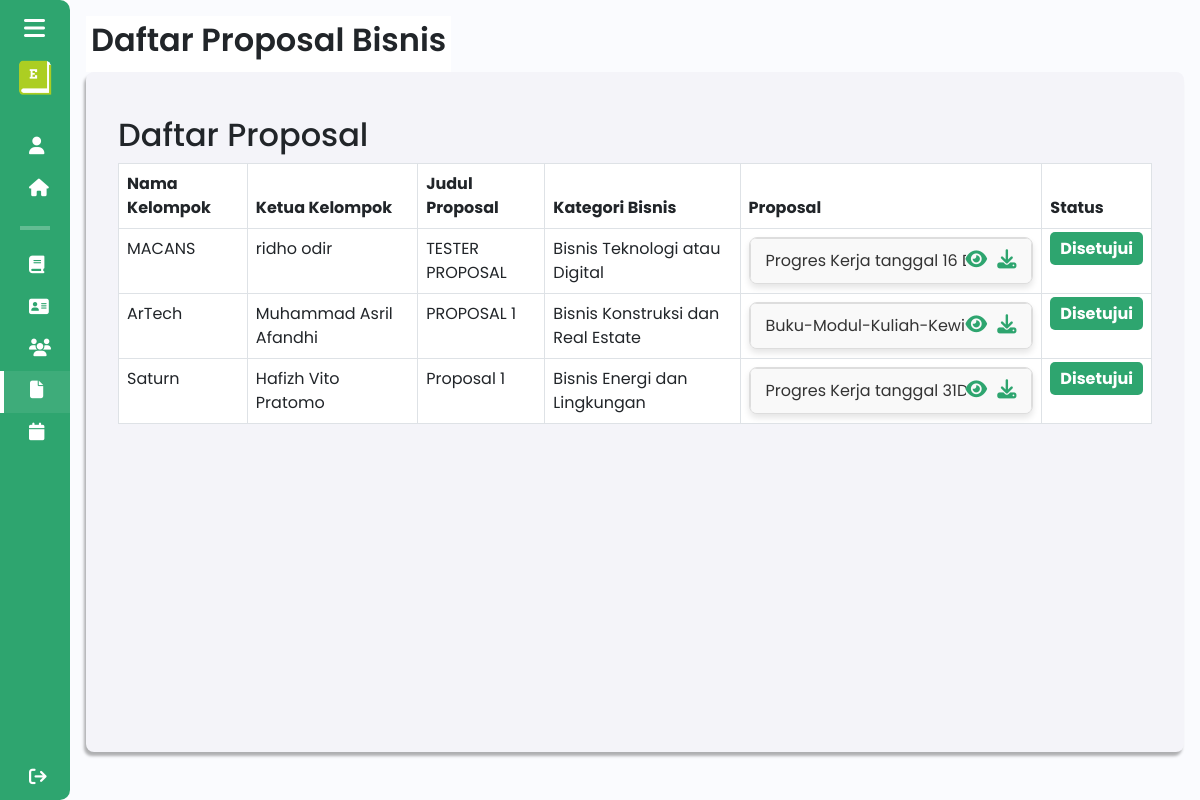
Before: /admin/daftar_penuh_proposal (signed in) with the older database file.
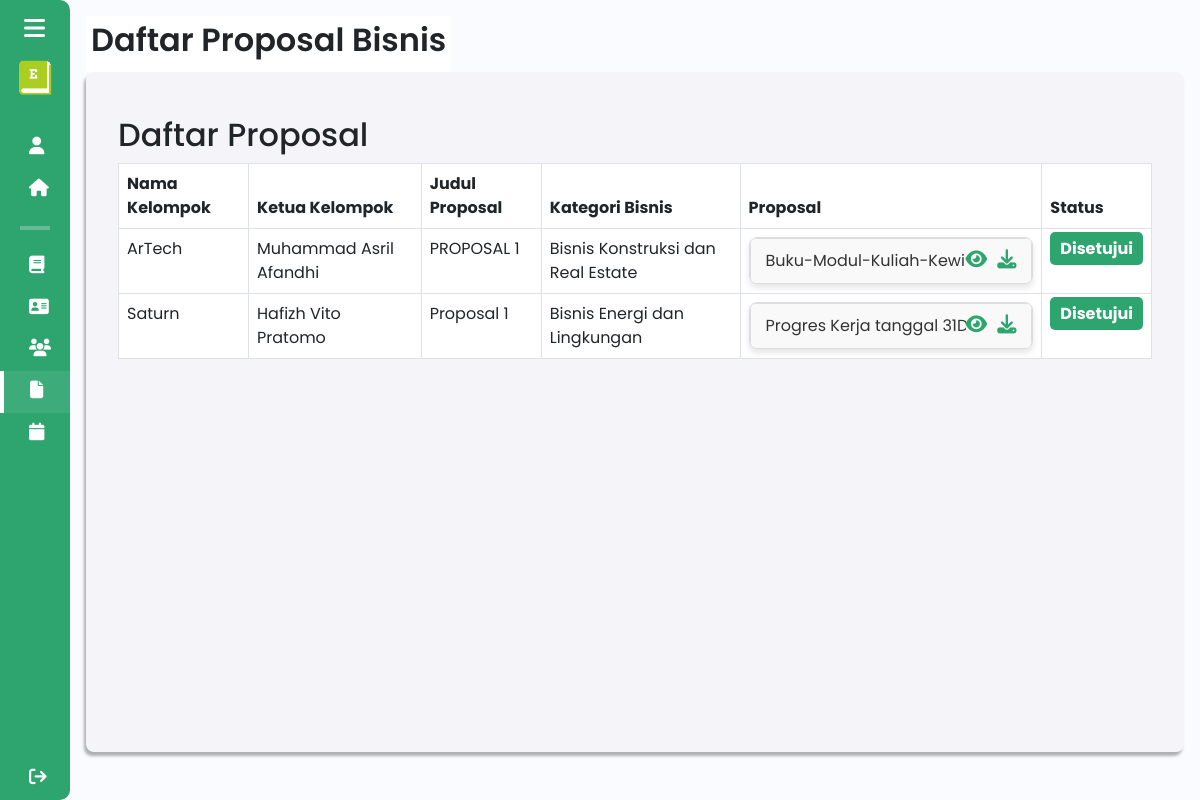
After: the same page with the newer database file.
### tables this page shows
CREATE TABLE `proposal_bisnis` (
  `id` int(11) NOT NULL,
  `judul_proposal` varchar(255) NOT NULL,
  `tahapan_bisnis` varchar(25) NOT NULL,
  `sdg` text NOT NULL,
  `kategori` varchar(255) DEFAULT NULL,
  `other_category` varchar(255) DEFAULT NULL,
  `proposal_pdf` varchar(255) NOT NULL,
  `kelompok_id` int(11) NOT NULL,
  `status` enum('menunggu','ditolak','disetujui') DEFAULT 'menunggu',
  `ide_bisnis` varchar(255) DEFAULT NULL,
  `feedback` varchar(2000) DEFAULT NULL,
  `anggaran` int(11) DEFAULT NULL
);

CREATE TABLE `kelompok_bisnis` (
  `id_kelompok` int(11) NOT NULL,
  `npm_ketua` varchar(20) DEFAULT NULL,
  `nama_kelompok` varchar(50) DEFAULT NULL,
  `nama_bisnis` varchar(50) DEFAULT NULL,
  `logo_bisnis` varchar(255) DEFAULT NULL,
  `tahun_akademik_id` int(11) DEFAULT NULL,
  `kategori_bisnis` varchar(255) DEFAULT NULL,
  `sdg` varchar(255) DEFAULT NULL,
  `ide_bisnis` varchar(255) DEFAULT NULL,
  `id_mentor` int(11) DEFAULT NULL,
  `status_inkubasi` enum('direkomendasikan','disetujui','ditolak','masuk','tidak masuk') DEFAULT NULL,
  `status_kelompok_bisnis` enum('aktif','tidak aktif') DEFAULT 'aktif'
);

CREATE TABLE `mahasiswa` (
  `id` int(11) NOT NULL,
  `user_id` int(11) NOT NULL,
  `nama` varchar(100) NOT NULL,
  `npm` varchar(15) NOT NULL,
  `program_studi` varchar(100) NOT NULL,
  `email` varchar(100) DEFAULT NULL,
  `contact` varchar(15) DEFAULT NULL,
  `fakultas` varchar(100) DEFAULT NULL,
  `id_kelompok` int(11) DEFAULT NULL,
  `alamat` varchar(255) DEFAULT NULL
);

### components/pages/admin/daftar_penuh_proposal.php (the view, shortened to what the changed rows need)
<?php
include $_SERVER['DOCUMENT_ROOT'] . '/Entree/config/db_connection.php';
$query = "
    SELECT
    k.nama_kelompok,
    m.nama AS ketua_kelompok, -- Ambil nama ketua kelompok dari tabel mahasiswa
    p.judul_proposal,
    p.ide_bisnis,
    p.tahapan_bisnis,
    p.sdg,
    p.kategori,
    p.other_category,
    p.proposal_pdf,
    p.status
FROM
    proposal_bisnis p
JOIN
    kelompok_bisnis k
ON
    p.kelompok_id = k.id_kelompok
LEFT JOIN
    mahasiswa m
ON
    k.npm_ketua = m.npm -- Hubungkan berdasarkan NPM
";
$result = mysqli_query($conn, $query);
?>
<!DOCTYPE html>
<html lang="en">
<head>
    <link href="https://cdn.lineicons.com/4.0/lineicons.css" rel="stylesheet" />
    <link href="https://cdn.jsdelivr.net/npm/bootstrap@5.3.0-alpha3/dist/css/bootstrap.min.css" rel="stylesheet"
>
    <link rel="stylesheet" href="/Entree/assets/css/detail_proposal.css">
</head>
<body>
    <div class="wrapper">
        <?php
            include 'sidebar_admin.php';
        ?>
        <div class="main p-3">
            <?php
                include 'header_admin.php';
            ?>
            <div class="main_wrapper">
                <div class="container mt-4">
                    <h2>Daftar Proposal</h2>
                    <div class="table-responsive">
                        <table class="table table-bordered">
                            <thead>
                                <tr>
                                    <th>Nama Kelompok</th>
                                    <th>Ketua Kelompok</th>
                                    <th>Judul Proposal</th>
                                    <th>Kategori Bisnis</th>
                                    <th>Proposal</th>
                                    <th>Status</th>
                                </tr>
                            </thead>
                            <tbody>
                                <?php while ($row = mysqli_fetch_assoc($result)) { ?>
                                    <tr>
                                        <td><?php echo htmlspecialchars($row['nama_kelompok']); ?></td>
                                        <td><?php echo htmlspecialchars($row['ketua_kelompok']); ?></td>
                                        <td><?php echo htmlspecialchars($row['judul_proposal']); ?></td>
                                        <td>
                                            <?php
                                                if ($row['kategori'] === 'lainnya') {
                                                    echo htmlspecialchars($row['other_category']);
                                                } else {
                                                    echo htmlspecialchars($row['kategori']);
                                                }
                                            ?>
                                        </td>
                                        <td>
                                            <ul id="fileList">
                                                <li class="file-box">
                                                   <div class="file-info text-truncate" style="max-width: 200px; overflow: hidden; white-space: nowrap; text-overflow: ellipsis;">
                                                        <?php echo htmlspecialchars(basename($row['proposal_pdf'])); ?>
                                                    </div>
                                                    <div class="icon-group">
                                                        <a href="/Entree/components/pages/mahasiswa/uploads/proposal/<?php echo basename($row['proposal_pdf']); ?>" target="_blank" class="detail-icon" data-bs-toggle="tooltip" data-bs-custom-class="custom-tooltip" data-bs-title="Lihat File">
                                                            <i class="fa-solid fa-eye"></i>
                                                        </a>
                                                        <a href="/Entree/components/pages/mahasiswa/uploads/proposal/<?php echo basename($row['proposal_pdf']); ?>" download class="btn-icon" data-bs-toggle="tooltip" data-bs-custom-class="custom-tooltip" data-bs-title="Unduh File">
                                                            <i class="fa-solid fa-download"></i>
                                                        </a>
                                                    </div>
                                                </li>
                                            </ul>
                                        </td>
                                        <td>
                                            <span id="status-label" class="status"
                                                style="background-color: <?php
                                                    if ($row['status'] == 'disetujui') {
                                                        echo '#2ea56f';
                                                    } elseif ($row['status'] == 'ditolak') {
                                                        echo '#dc3545';
                                                    } else {
                                                        echo 'orange';
                                                    }
                                                ?>;">
                                                <?php echo htmlspecialchars($row['status']); ?>
                                            </span>
                                        </td>
                                    </tr>
                                <?php } ?>
                            </tbody>
                            </table>
                        </div>
                    </div>
                </div>
            </div>
        </div>
</body>
</html>

Changed rows visible on the page:
removed proposal_bisnis: kelompok.nama_kelompok "MACANS", mahasiswa.nama "ridho odir", judul_proposal "TESTER PROPOSAL", kategori "Bisnis Teknologi atau Digital", proposal_pdf "Progres Kerja tanggal 1…", status "Disetujui"
